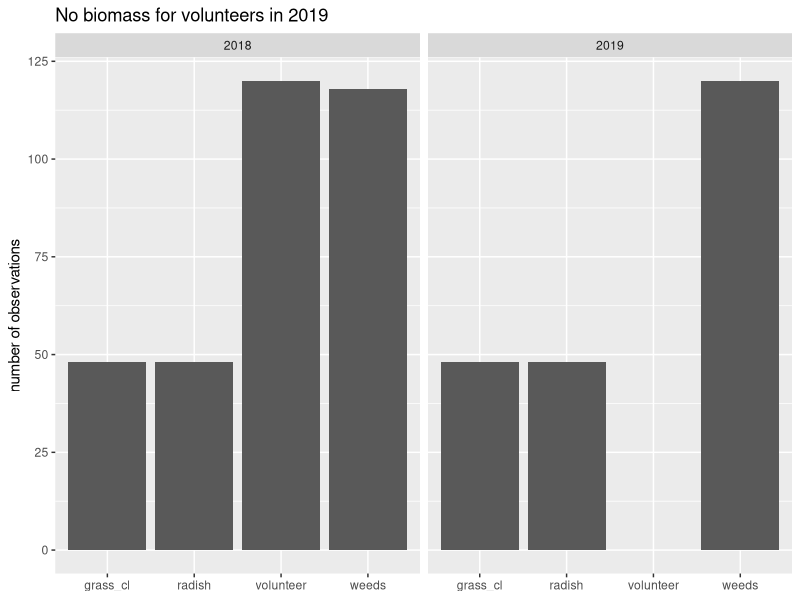
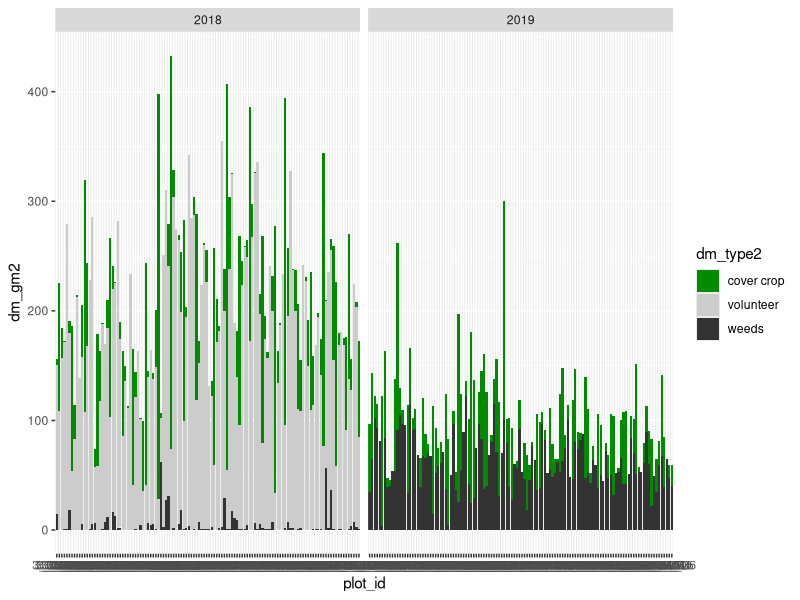
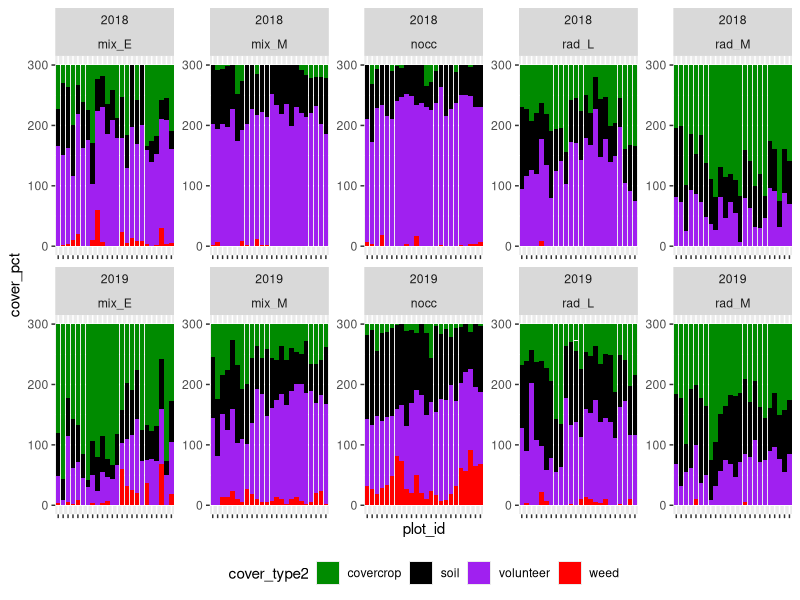

Reproduce these figures in R, in order.
# created 27/5/2024
# purpose: separate data into ind data sets, clean if necessary
# notes:
# 1. spring weed counts following year
# 2. fall plant biomass
# 3. fall plant cover
# 4. crop yields (2018 - spring barely, 2019 - oat, 2020 - faba bean)

#--there are essentially two crop years of data
# 2018 spring and fall, plus 2019 spring before planting of next crop
# 2019 spring and fall, plus 2020 spring before planting of next crop
# 2020 crop yields are also included

#--I added an 'experimental year'
# 2019 spring msmts (weed counts) are connected to previous year's treatments
# exp_year 1_fall, 1_subsp, 2_fall, 2_subsp
# crop yields will be harder, no experimental year for them I think


library(tidyverse)
library(readxl)

Sys.setenv(LANG = "en")
rm(list = ls())


# raw data ----------------------------------------------------------------

draw <- read_excel("data/raw/Data_Gina.xls")

pkey <- 
  read_csv("data/keys/key_plot.csv") %>% 
  mutate(parc = as.character(parc))

#--clean up the column names so they make sense in my world
draw2 <- 
  draw %>% 
  select(-block) %>% 
  mutate(parc = as.character(parc),
         date2 = lubridate::dmy(date),
         year = lubridate::year(date2)) %>% 
  left_join(pkey) %>% 
  select(plot_id, yield_DM, date2, year, date:weedcov) 


# 1. spring weed counts ------------------------------------------

#--three subreps in each plot

#--for some reason, it reads in the dicot/monocot etc. as T/F, not as counts
draw %>% 
  filter(!is.na(dicot))

#--I manually filtered the raw dataset in Excel to save as it's own file

d1raw <- 
  read_excel("data/raw/Data_Gina-filtered-springweedcounts.xlsx") 

d1 <- 
  d1raw %>% 
  select(-block) %>% 
  mutate(parc = as.character(parc),
       date2 = lubridate::dmy(date),
       year = lubridate::year(date2)) %>% 
  left_join(pkey)  %>% 
  mutate(exp_year = ifelse(year == 2019, "1_subsp", "2_subsp")) %>% 
  select(plot_id, year, exp_year, date2, subrep = reg, dicot, monocot, cirar, equar)  

d1 %>% 
  write_csv("data/raw/rd_springweedcounts.csv")


# 2. fall biomass ---------------------------------------------------------

#NOTE: M&M says there are two sub reps per plot
# no separation of weed types, just categorically 'weeds'
# NOTE: in 2018 it is barley volunteers, in 2019 it is oat volunteers (no data)

d2 <- 
  draw2 %>% 
  mutate(exp_year = ifelse(year == 2018, "1_fall", "2_fall")) %>% 
  filter(!is.na(frac)) %>% 
  select(plot_id, year, exp_year, date2, dm_type = frac, dm_gm2 = DM) %>% 
  #--correct volunteer spelling
  mutate(dm_type = ifelse(dm_type == "voluntee", "volunteer", dm_type))  %>% 
  #--make NA values explicit, it isn't clear which are 0s and which are missing
  pivot_wider(names_from = dm_type, values_from = dm_gm2) %>%
  pivot_longer(grass_cl:volunteer) %>%
  arrange(plot_id, year, date2) %>%
  rename(dm_type = name, dm_gm2 = value)

summary(d2)

d2 %>% 
  write_csv("data/raw/rd_fallbio.csv")


#--NOTE: 2019 had no volunteer biomass data
d2 %>%
  filter(!is.na(dm_gm2)) %>% 
  ggplot(aes(dm_type)) + 
  geom_histogram(stat = "count") +
  labs(x = NULL,
       y = "number of observations",
       title = "No biomass for volunteers in 2019") +
  facet_grid(.~year)

#--just two sampling dates, I think
d2 %>% 
  mutate(dm_type2 = ifelse(dm_type %in% c("grass_cl", "radish"), "cover crop", dm_type)) %>% 
  ggplot(aes(plot_id, dm_gm2)) + 
  geom_col(aes(fill = dm_type2)) + 
  facet_grid(.~year) + 
  scale_fill_manual(values = c("green4", "gray80", "gray20"))


# 3. fall pct cover -------------------------------------------------------

#--there are 3 subreps w/in each plot

d3 <- 
  draw2 %>% 
  filter(!is.na(reg), is.na(dicot)) %>% 
  mutate(exp_year = ifelse(year == 2018, "1_fall", "2_fall")) %>% 
  select(plot_id:date2, 
         year,
         exp_year,
         subrep = reg, 
         soil:lamss,
         -yield_DM) %>% 
  pivot_longer(soil:lamss) %>% 
  mutate(value = ifelse(is.na(value), 0, value)) %>% 
  rename(cover_type = name, 
         cover_pct = value) %>% 
  #--make generic cover types
  mutate(cover_type2 = case_when(
  (cover_type %in% c("clover", "lolpe", "radish")) ~ "covercrop", 
  cover_type %in% c("radish", "senss", "verss", "capbp", "paprh", "cirss",
                    "gerss", "matin", "tarof", "ephex", "lamss") ~ "weed", 
  TRUE ~ cover_type)) %>% 
  select(plot_id:cover_type, cover_type2, cover_pct, everything())

summary(d3)

d3 %>% 
  select(cover_type2) %>% 
  distinct()

d3 %>% 
  write_csv("data/raw/rd_fallcover.csv")

#--just to look at
d3 %>% 
  left_join(pkey) %>% 
  ggplot(aes(plot_id, cover_pct)) + 
  geom_col(aes(fill = cover_type2)) + 
  facet_wrap(~year + cctrt_id, scales = "free", ncol = 5) + 
  scale_fill_manual(values = c("green4", "black", "purple", "red")) + 
  #coord_flip() +
  theme(axis.text.x = element_blank(),
        legend.position = "bottom")

#--are weeds assessed in each year the same?
#yes
d3 %>% 
  filter(year == 2018, cover_type2 == "weed")%>% 
  select(year, cover_type) %>% 
  distinct() %>% 
  mutate(cheat = "A") %>% 
  left_join(d3 %>% 
              filter(year == 2019, cover_type2 == "weed")%>% 
              select(year2 = year, cover_type) %>% 
              distinct() %>% 
              mutate(cheat = "A"))

# 4. crop yields ----------------------------------------------------------
#--this one is a bit difficult, year wise, and I'm not sure 

d4 <-
  draw2 %>% 
  filter(!is.na(yield_DM)) %>% 
  select(plot_id:year, 
         yield_dry_gm2 = yield_DM, 
         yield_15p_tonha = yield15) %>% 
  mutate(crop = case_when(
    year == 2018 ~ "spring barley",
    year == 2019 ~ "oat",
    year == 2020 ~ "faba bean")) %>% 
  select(plot_id, year, crop, date2, everything()) 

d4 %>% 
  write_csv("data/raw/rd_cropyields.csv")


